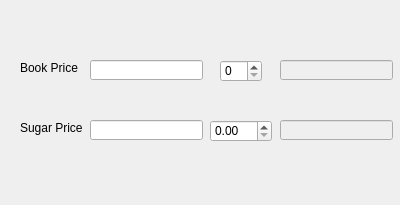
<?xml version="1.0" encoding="UTF-8"?>
<ui version="4.0">
 <class>Dialog</class>
 <widget class="QDialog" name="Dialog">
  <property name="geometry">
   <rect>
    <x>0</x>
    <y>0</y>
    <width>400</width>
    <height>205</height>
   </rect>
  </property>
  <property name="windowTitle">
   <string>Dialog</string>
  </property>
  <widget class="QLabel" name="label">
   <property name="geometry">
    <rect>
     <x>20</x>
     <y>60</y>
     <width>71</width>
     <height>16</height>
    </rect>
   </property>
   <property name="text">
    <string>Book Price</string>
   </property>
  </widget>
  <widget class="QLabel" name="label_2">
   <property name="geometry">
    <rect>
     <x>20</x>
     <y>120</y>
     <width>71</width>
     <height>16</height>
    </rect>
   </property>
   <property name="text">
    <string>Sugar Price</string>
   </property>
  </widget>
  <widget class="QLabel" name="labelTotalAmount">
   <property name="geometry">
    <rect>
     <x>280</x>
     <y>170</y>
     <width>111</width>
     <height>20</height>
    </rect>
   </property>
   <property name="text">
    <string/>
   </property>
  </widget>
  <widget class="QLineEdit" name="lineEditBookPrice">
   <property name="geometry">
    <rect>
     <x>90</x>
     <y>60</y>
     <width>113</width>
     <height>20</height>
    </rect>
   </property>
  </widget>
  <widget class="QLineEdit" name="lineEditSugarPrice">
   <property name="geometry">
    <rect>
     <x>90</x>
     <y>120</y>
     <width>113</width>
     <height>20</height>
    </rect>
   </property>
  </widget>
  <widget class="QLineEdit" name="lineEditBookAmount">
   <property name="enabled">
    <bool>false</bool>
   </property>
   <property name="geometry">
    <rect>
     <x>280</x>
     <y>60</y>
     <width>113</width>
     <height>20</height>
    </rect>
   </property>
  </widget>
  <widget class="QLineEdit" name="lineEditSugarAmount">
   <property name="enabled">
    <bool>false</bool>
   </property>
   <property name="geometry">
    <rect>
     <x>280</x>
     <y>120</y>
     <width>113</width>
     <height>20</height>
    </rect>
   </property>
  </widget>
  <widget class="QSpinBox" name="spinBoxBookQty">
   <property name="geometry">
    <rect>
     <x>220</x>
     <y>60</y>
     <width>42</width>
     <height>22</height>
    </rect>
   </property>
  </widget>
  <widget class="QDoubleSpinBox" name="doubleSpinBoxSugarWeight">
   <property name="geometry">
    <rect>
     <x>210</x>
     <y>120</y>
     <width>62</width>
     <height>22</height>
    </rect>
   </property>
  </widget>
 </widget>
 <resources/>
 <connections/>
</ui>
